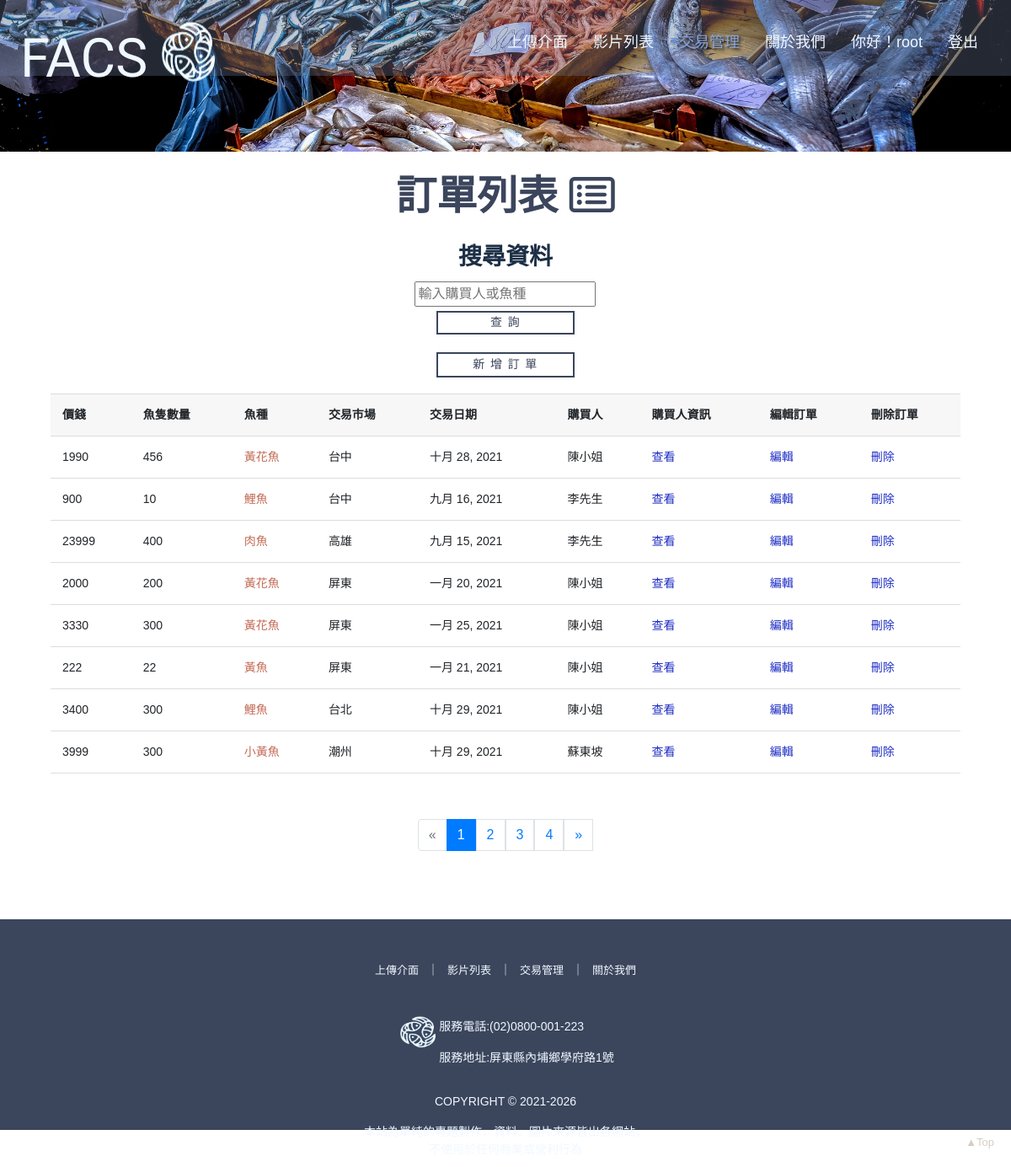
/orderlist/ (signed in), run on the app's committed database.
### fish_app/models.py (models this page shows, shortened)
class Order(models.Model):
    price = models.IntegerField(blank=False, default=0) #價格
    quantity = models.IntegerField(blank=False, default=0) #數量
    place = models.CharField(max_length=20) #市場
    fish_species = models.CharField(max_length=10) #魚種
    date = models.DateField(blank=True)
    user = models.ForeignKey(User, on_delete=models.CASCADE, null=False)
    buyer = models.ForeignKey(Customer, on_delete=models.CASCADE, null=False)

class Customer(models.Model):
    name = models.CharField(max_length=10, blank=True)
    mobile = models.CharField(max_length=10, blank=True)
    location = models.CharField(max_length=30, blank=True)
    user = models.ForeignKey(User, on_delete=models.CASCADE, null=False)

### fish_app/views.py (the view, shortened to what this page needs)
# urls.py: path('orderlist/', Order_list.as_view(), name='orderlist'),
class Order_list(APIView):
    renderer_classes = [TemplateHTMLRenderer]
    template_name = "Order/order_list.html"
    def get(self, request):
        if request.user.id != None:
            buyer = request.GET
            print(buyer.get("name"))
            u = request.user
            all = Order.objects.filter(user=u)
            page = request.GET.get('page', 1)
            paginator = Paginator(all, 8)
            try:
                queryset = paginator.page(page)
            except PageNotAnInteger:
                queryset = paginator.page(1)
            except EmptyPage:
                queryset = paginator.page(paginator.num_pages)
            return render(request, 'order/order_list.html', {'orders': queryset})
        else:
            return redirect('/login/')

### templates/Order/order_list.html (shortened to what this page needs)
{% if user.is_authenticated %} {%csrf_token %} {% load static %}
<!DOCTYPE html>
<html lang="en">
  <head>
    <link href="{% static "css/style05.css" %}" rel="stylesheet" type="text/css"
    />
    <link rel="stylesheet" href="https://stackpath.bootstrapcdn.com/bootstrap/4.4.1/css/bootstrap.min.css">
  </head>
  <body>
    <div class="wrap">
      <div class="orderlist-head-bg6" id="top">
        <div class="nav">
          <div class="nav-left">
            <a href="/">
              <h2>FACS</h2>
              <img src="{% static 'logo.png' %}" alt="" />
            </a>
          </div>
          <ul class="menu">
            <li><a href="/upload">上傳介面</a></li>
            <li>
              <a href="/videos/">影片列表</a>
            </li>
            <li>
              <a href="/trade" class="in-menu">交易管理</a>
            </li>
            <li><a href="/about">關於我們</a></li>
            <li>
              <a href="/profile"
                ><span data-descr="查看資料">你好！{{ user.username }}</span></a
              >
            </li>
            <li><a href="{% url 'logout' %}">登出</a></li>
          </ul>
        </div>
        <div class="head"></div>
      </div>
      <div class="order-list-contain">
        <h2>訂單列表 <i class="fa fa-list-alt" aria-hidden="true"></i></h2>
        <div class="order-list-title">
          <div class="buttons">
            <div class="container">
              <h3>搜尋資料</h3>
              <form action="{% url 'orderlist' %}" method='GET'>
                <input type='text' name='name' value='' placeholder="輸入購買人或魚種"></input>
                <button
                  type="submit"
                  class="btn effect04 effect05"
                  data-sm-link-text="查 詢" style="height:30%;align-items: center;border-radius:0"
                >
                  <span>查 詢</span>
                </button>
              </form>
              <a
              href="{% url 'order' %}"
              class="btn effect04"
              data-sm-link-text="前 往 新 增" style="height:15%;align-items: center;border-radius:0"
              ><span>新 增 訂 單</span>
              </a
            >
            </div>
          </div>
        </div>
        <div class="order-table-contain">
          <table class="order-table rwd-table">
            <thead>
              <tr>
                <th>價錢</th>
                <th>魚隻數量</th>
                <th>魚種</th>
                <th>交易市場</th>
                <th>交易日期</th>
                <th>購買人</th>
                <th>購買人資訊</th>
                <th>編輯訂單</th>
                <th>刪除訂單</th>
              </tr>
            </thead>
            <tbody>
              {% for order in orders %}
              <tr>
                <td data-th="價錢">{{ order.price }}</td>
                <td data-th="魚隻數量">{{ order.quantity }}</td>
                <td class="stress" data-th="魚種">{{ order.fish_species }}</td>
                <td data-th="交易市場">{{ order.place }}</td>
                <td data-th="交易日期">{{ order.date }}</td>
                <td data-th="購買人">{{ order.buyer.name }}</td>
                <td data-th="購買人資訊">
                  <a href="{% url 'buyerinfo' id=order.buyer.id %}">查看</a>
                </td>
                <td data-th="編輯訂單">
                  <a href="{% url 'orderdetail' id=order.id %}">編輯</a>
                </td>
                <td data-th="刪除訂單">
                  <a href="{% url 'orderdelete' id=order.id %}" onclick="return con()">刪除</a>
                </td>
              </tr>
              {% endfor %}{% endif %}
            </tbody>
          </table>
          {% if orders.has_other_pages %}
          <nav class="container">
            <ul class="pagination">
            {% if orders.has_previous %}
              <li class="page-item"><a class="page-link" href="?page={{ orders.previous_page_number }}" style="margin:0px;">&laquo;</a></li>
            {% else %}
              <li class="disabled page-item"><span class="page-link">&laquo;</span></li>
            {% endif %}
            {% for i in orders.paginator.page_range %}
              {% if orders.number == i %}
                <li class="active page-item"><span class="page-link">{{ i }}</span></li>
              {% else %}
                <li><a class="page-link page-item" href="?page={{ i }}" style="margin:0px;">{{ i }}</a></li>
              {% endif %}
            {% endfor %}
            {% if orders.has_next %}
              <li><a class="page-link page-item" href="?page={{ orders.next_page_number }}" style="margin:0px;">&raquo;</a></li>
            {% else %}
              <li class="disabled page-item"><span class="page-link">&raquo;</span></li>
            {% endif %}
          </ul>
          </nav>
          {% endif %}
        </div>
      </div>
      <div class="footer">
        <div class="footer-nav">
          <ul>
            <li><a href="/upload">上傳介面</a></li>
            ｜
            <li><a href="/videos">影片列表</a></li>
            ｜
            <li><a href="/trade">交易管理</a></li>
            ｜
            <li><a href="/about">關於我們</a></li>
          </ul>
        </div>
        <div class="num-ad">
          <img
            src="{% static 'logo.png' %}"
            width="50px"
            height="50px"
            alt=""
          />
          <div class="num-ad2">
            <p>服務電話:(02)0800-001-223</p>
            <p>服務地址:屏東縣內埔鄉學府路1號</p>
          </div>
        </div>
        <div class="copytight">
          <p>COPYRIGHT © 2021-2026</p>
          <p>
            本站為單純的專題製作，資料、圖片來源皆出各網站，<br />不使用於任何商業或營利行為
          </p>
        </div>
        <a href="#" class="top"><span>▲Top</span></a>
      </div>
    </div>
  </body>
</html>

### templates/Order/order_list.html (style rules this page uses)
.rwd-table { overflow: hidden; }
.rwd-table th, .rwd-table td { margin: 0.5em 1em; }
.rwd-table { min-width: 100%; }
.rwd-table th { display: none; }
.rwd-table td { display: block; }
.rwd-table td:before { content: attr(data-th) " : "; font-weight: bold; width: 6.5em; display: inline-block; }
.rwd-table th, .rwd-table td { text-align: left; }
.rwd-table th, .rwd-table td:before { font-weight: bold; }
@media (min-width: 480px) { .rwd-table td:before { display: none; } }
@media (min-width: 480px) { .rwd-table th, .rwd-table td { display: table-cell; padding: 0.25em 0.5em; } }
@media (min-width: 480px) { .rwd-table th:first-child, .rwd-table td:first-child { padding-left: 0; } }
@media (min-width: 480px) { .rwd-table th:last-child, .rwd-table td:last-child { padding-right: 0; } }
@media (min-width: 480px) { .rwd-table th, .rwd-table td { padding: 1em !important; } }
.btn { letter-spacing: 0.1em; cursor: pointer; font-size: 14px; font-weight: 400; line-height: 25px; max-width: 160px; position: relative; text-decoration: none; text-transform: uppercase; width: 100%; }
.effect04 { --uismLinkDisplay: var(--smLinkDisplay, inline-flex); display: var(--uismLinkDisplay); color: #3b455c; outline: solid 2px #3b455c; position: relative; transition-duration: 0.4s; overflow: hidden; }
.effect04::before, .effect04 span { margin: 0 auto; transition-timing-function: cubic-bezier(0.86, 0, 0.07, 1); transition-duration: 0.4s; }
.effect04::before { content: attr(data-sm-link-text); color: #fff; position: absolute; left: 0; right: 0; margin: auto; -webkit-transform: translateY(500%) scale(-0.1, 20); transform: translateY(500%) scale(-0.1, 20); }

### data on the page
Order: price "1990", quantity "456", fish_species "黃花魚", place "台中", date "十月 28, 2021", buyer.name "陳小姐"
Order: price "900", quantity "10", fish_species "鯉魚", place "台中", date "九月 16, 2021", buyer.name "李先生"
Order: price "23999", quantity "400", fish_species "肉魚", place "高雄", date "九月 15, 2021", buyer.name "李先生"
Order: price "2000", quantity "200", fish_species "黃花魚", place "屏東", date "一月 20, 2021", buyer.name "陳小姐"
Order: price "3330", quantity "300", fish_species "黃花魚", place "屏東", date "一月 25, 2021", buyer.name "陳小姐"
Order: price "222", quantity "22", fish_species "黃魚", place "屏東", date "一月 21, 2021", buyer.name "陳小姐"
Order: price "3400", quantity "300", fish_species "鯉魚", place "台北", date "十月 29, 2021", buyer.name "陳小姐"
Order: price "3999", quantity "300", fish_species "小黃魚", place "潮州", date "十月 29, 2021", buyer.name "蘇東坡"

### other printed values
{{ user.username }} "root"
{{ i }} "1"
{{ i }} "2" "3" "4"
